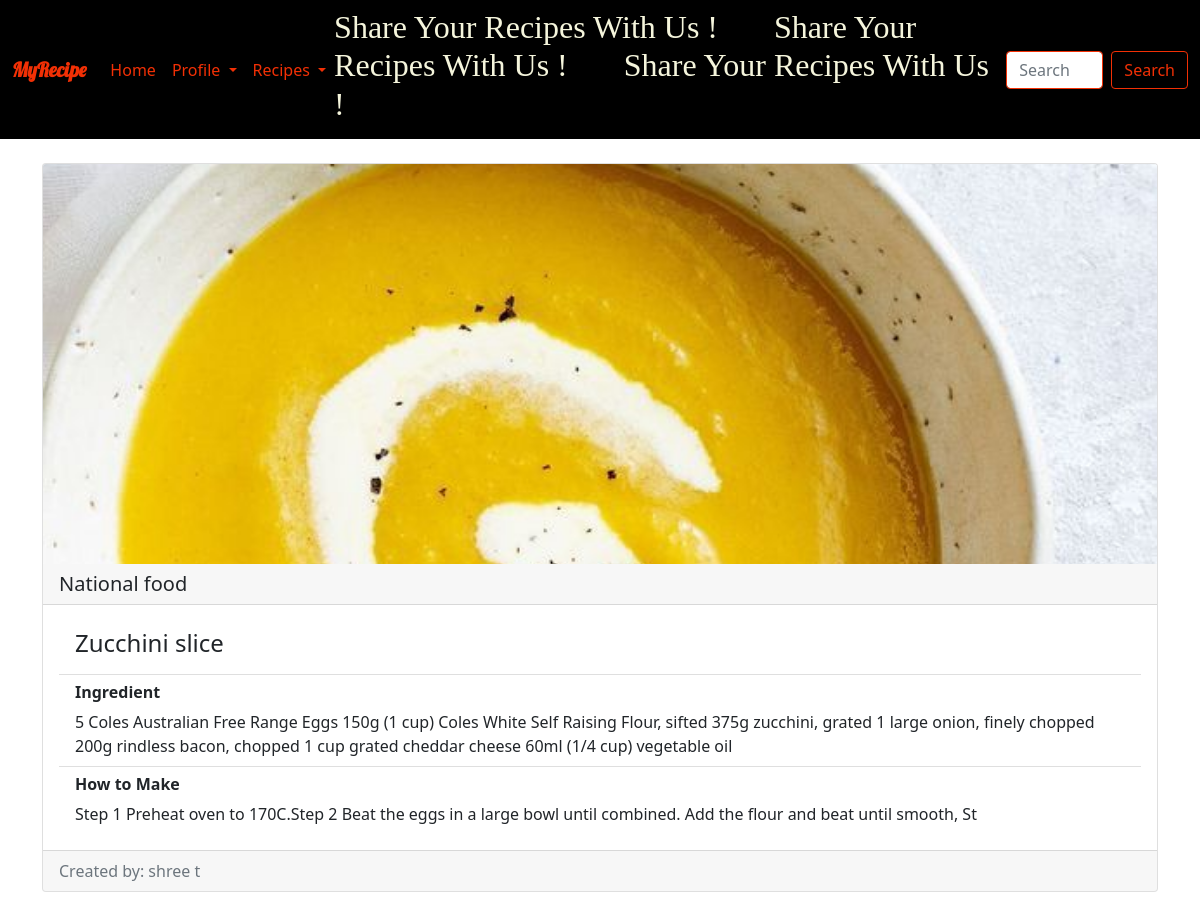
/recipes/viewrecipe/20/ (signed in), run on the app's committed database.
### recipes/models.py (models this page shows, shortened)
class recipe(models.Model):
    recipe_name = models.CharField(max_length=120)
    ingredient = models.CharField(max_length=600)
    category = models.CharField(max_length=120)
    recipe_pic = models.ImageField(upload_to="images")
    How_to_make = models.CharField(max_length=200)
    stat = models.CharField(max_length=600,default="")
    created_by = models.ForeignKey(to=User,on_delete=models.CASCADE)

### recipes/views.py (the view)
# urls.py: path('viewrecipe/<int:id>/',views.ViewRecipe.as_view(),name="viewrecipe"),
@method_decorator(login_required(login_url='login'), name='dispatch')
class ViewRecipe(TemplateView):
    template_name = 'recipes/viewrecipe.html'
    context ={}
    def get(self,request,*args,**kwargs):
        id =kwargs.get('id')
        obj = get_object_or_404(recipe,pk=id)
        self.context['obj'] = obj
        user = request.user.id
        if user:
            try:
                profile = Profile.objects.get(user=user)
                self.context['profile'] = 'pro_exist'
                return render(request, self.template_name, self.context)
            except Exception:
                return redirect('createprofile')
        return render(request,self.template_name,self.context)

### recipes/templates/recipes/viewrecipe.html (shortened to what this page needs)
<!DOCTYPE html>
<html lang="en">
<head>
    <link href="https://cdn.jsdelivr.net/npm/bootstrap@5.0.0-beta3/dist/css/bootstrap.min.css" rel="stylesheet">
    {% load static %}
    <link rel="stylesheet" href="{% static 'recipes/css/viewrecipe.css' %}">
    <link rel="stylesheet" href="{% static 'home/css/home.css' %}">
</head>
<body>
{% include 'home/nav.html' %}
<div class="container">
    <div class="card mb-3">
        <img src="/{{obj.recipe_pic}}" class="card-img-top" alt="...">
        <h5 class="card-header">{{obj.category}}</h5>
        <div class="card-body">
              <ul class="list-group list-group-flush">
                  <li class="list-group-item"><h4 class="card-title">{{obj.recipe_name}}</h4></li>
                  <li class="list-group-item">
                      <h6><b>Ingredient</b></h6>
                      {{obj.ingredient}}
                  </li>
                  <li class="list-group-item">
                      <h6><b>How to Make</b></h6>
                      {{obj.How_to_make}}</li>
              </ul>
        </div>
        <div class="card-footer text-muted">
            Created by: {{obj.created_by.first_name}} {{obj.created_by.last_name}}
         </div>
    </div>
</div>
</body>
</html>

### recipes/static/recipes/css/viewrecipe.css (style rules this page uses)
img { max-width:auto !important; height:400px !important; }

### home/static/home/css/home.css (style rules this page uses)
.container { position: relative; padding-top:2% }
.card-img-top { width: 100%; height: 15vw; object-fit: cover; }

### data on the page
recipe: recipe_pic (picture), category "National food", recipe_name "Zucchini slice", ingredient "5 Coles Australian Free Range Eggs 150g (1 cup) Coles White Self Raising Flour, sifted 375g zucchini, grated 1 large onion, finely chopped 200g rindless bacon, chopped 1 cup grated cheddar cheese 60ml (1/4 cup) vegetable oil", How_to_make "Step 1 Preheat oven to 170C.Step 2 Beat the eggs in a large bowl until combined. Add the flour and beat until smooth, St", created_by.first_name "shree", created_by.last_name "t"
